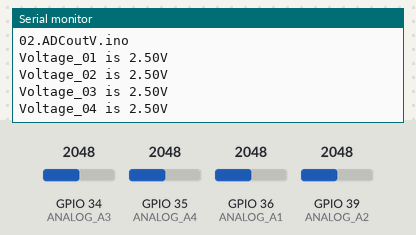
Bench run of a sketch on a simulated ESP32. Shown: the last lines printed to the serial monitor. Inputs (shaded band) come from the test bench; at power-on: GPIO 34 (ANALOG_A3) = 2048, GPIO 35 (ANALOG_A4) = 2048, GPIO 36 (ANALOG_A1) = 2048, GPIO 39 (ANALOG_A2) = 2048.

Above: at 5.8 s.
5.9 s: GPIO 34 (ANALOG_A3) set to 2866
At 7.4 s:
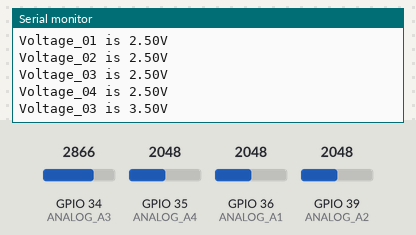
7.6 s: GPIO 35 (ANALOG_A4) set to 2866
At 9.2 s:
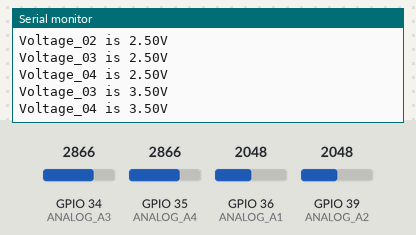
9.3 s: GPIO 36 (ANALOG_A1) set to 2866
11.0 s: GPIO 39 (ANALOG_A2) set to 2866
At 11.5 s:
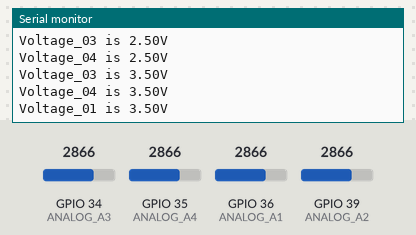
12.7 s: GPIO 34 (ANALOG_A3) set to 3972
At 14.1 s:
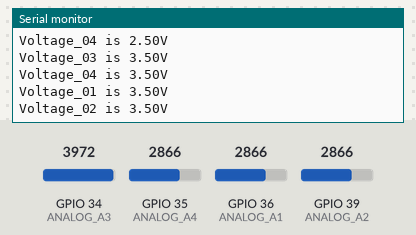
14.4 s: GPIO 35 (ANALOG_A4) set to 3972
At 15.8 s:
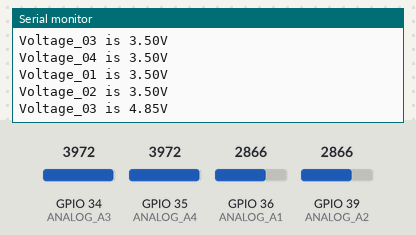
Timing chart, 0 to 17.1 s (numbered marks = the images above; inputs shaded):
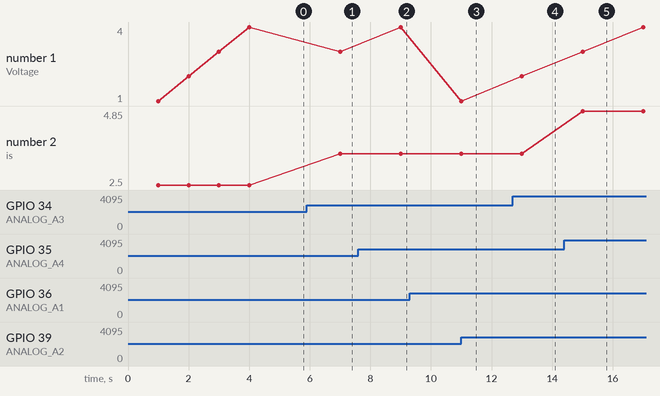

Measured:
- after the input at 5.9 s, the serial monitor: prints a new line after 1.1 s (image 1)
- after the input at 7.6 s, the serial monitor: prints a new line after 1.4 s (image 2)
- plotted number 1: 3 → 4 after the input at 7.6 s, 2 → 4 after the input at 14.4 s
- plotted number 2: 2.5 → 3.5 after the input at 5.9 s

The sketch:

02.ADCoutV.ino
```cpp
/*
 Analog port 36 39 34 35 to measure voltage
*/
#include "Arduino.h"
float temp1;   //Create a floating point variable temp1 as a storage space to store data
float temp2;   //Create a floating point variable temp2 as a storage space to store data
float temp3;   //Create a floating point variable temp3 as a storage space to store data
float temp4;   //Create a floating point variable temp4 as a storage space to store data
#define ANALOG_A1   36
#define ANALOG_A2   39
#define ANALOG_A3   34
#define ANALOG_A4   35
void setup()
{
  Serial.begin(9600);
  Serial.println(__FILE__);// Print file storage path
}
void loop()
{
  //Creates a variable to read the value of the simulated interface
  int V1 = analogRead(ANALOG_A1);
  int V2 = analogRead(ANALOG_A2);
  int V3 = analogRead(ANALOG_A3);
  int V4 = analogRead(ANALOG_A4);

  delay(1000);
/*The voltage data is read from the analog port and stored in the just-created integer variable Vo1/Vo2/Vo3/Vo4
 The voltage measurement range of the analog port is 0-5V and the value returned is 0-4095*/
  float vo1 = V1*(5.0 / 4095.0);
  float vo2 = V2*(5.0 / 4095.0);
  float vo3 = V3*(5.0 / 4095.0);
  float vo4 = V4*(5.0 / 4095.0);
/*Output the data when the voltage value is changed    */
 if (vo1 == temp1)

        {
          temp1 = vo1;      //store the value to temp1
        }
  else
        {
          Serial.printf("Voltage_01 is %.2fV \n",vo1);
          temp1 = vo1;
          delay(1000);
        }

  if (vo2 == temp2)
        {
          temp2 = vo2;
        }
  else
        {
          Serial.printf("Voltage_02 is %.2fV \n",vo2);
          temp2 = vo2;
          delay(1000);
        }

  if (vo3 == temp3)

        {
          temp3 = vo3;
        }
  else
        {
          Serial.printf("Voltage_03 is %.2fV \n",vo3);
          temp3 = vo3;
          delay(1000);
        }

  if (vo4 == temp4)
        {
          temp4 = vo4;
        }
  else
        {
          Serial.printf("Voltage_04 is %.2fV \n",vo4);
          temp4 = vo4;
          delay(1000);
        }


}
```
